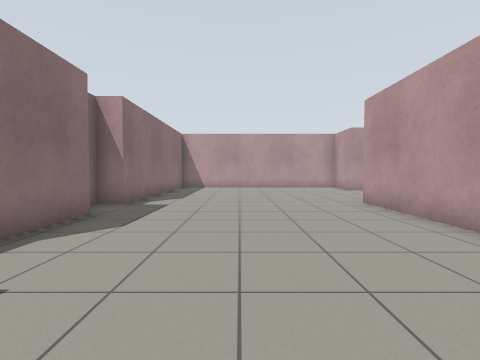
[1] (above)

18 first-person views from a walk through a robot-simulator world made for Gazebo. The camera is 0.94 m above the floor, tilts 2° down and sees 85° across. The floor is counted in squares, 1 m on a side. Each view is taken from the middle of a square. On the plan, view 1 faces up. The plan holds only what a view shows up to about 11 squares ahead; the rest is blank. The place goes on beyond the plan.

[2]
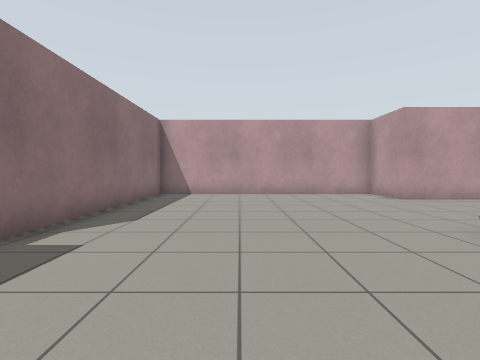

[3]
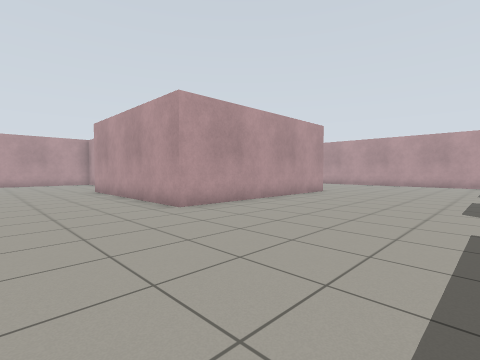

[4]
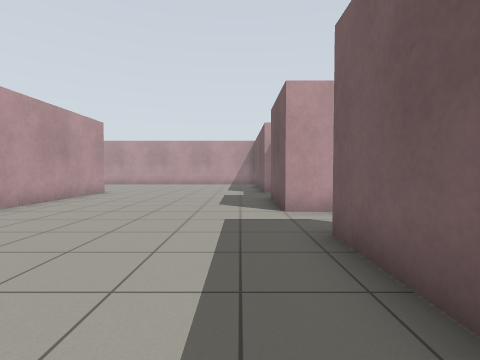

[5]
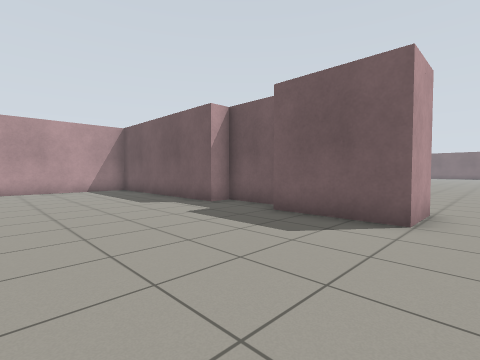

[6]
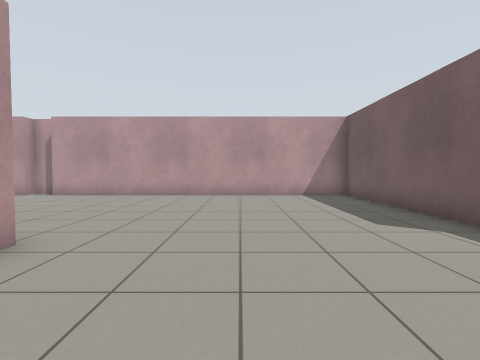

[7]
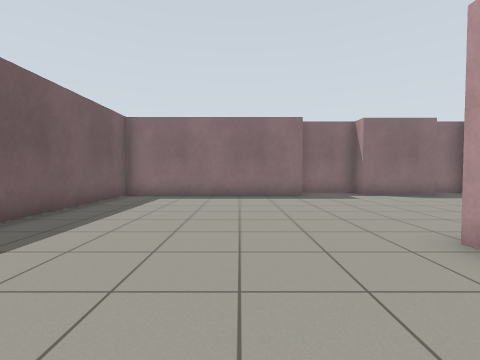

[8]
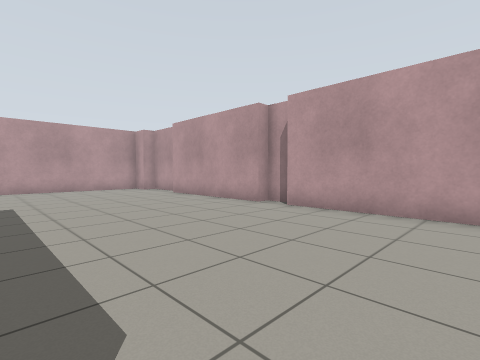

[9]
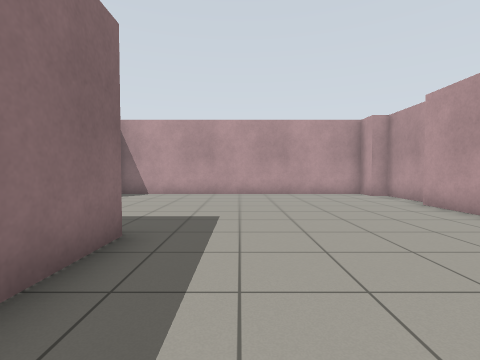

[10]
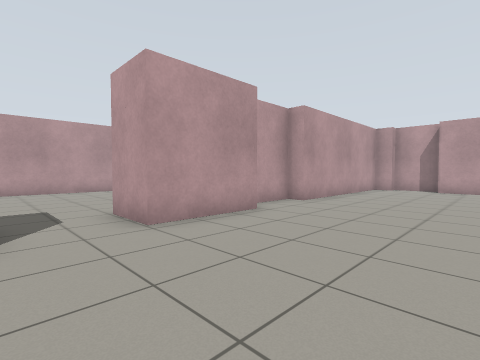

[11]
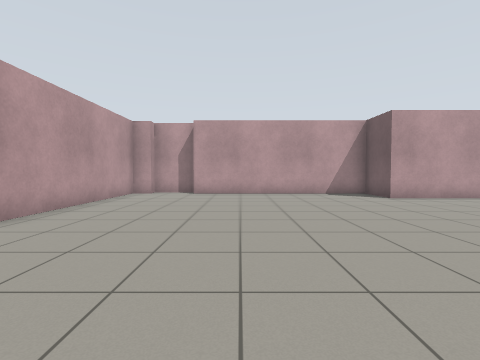

[12]
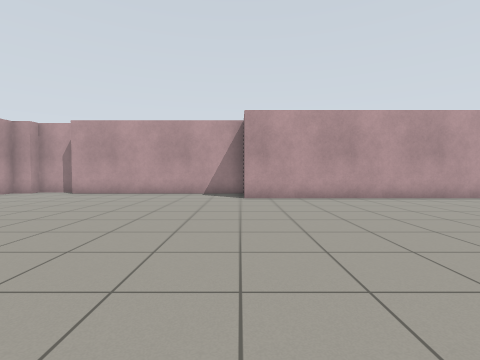

[13]
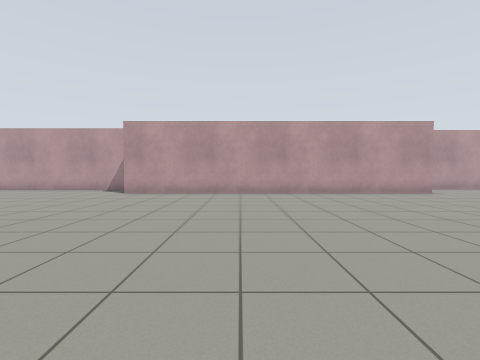

[14]
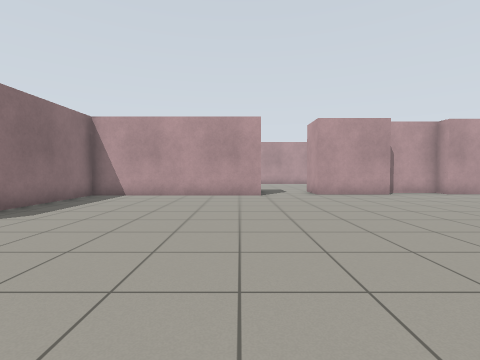

[15]
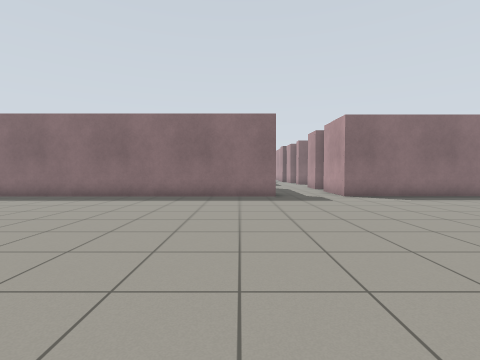

[16]
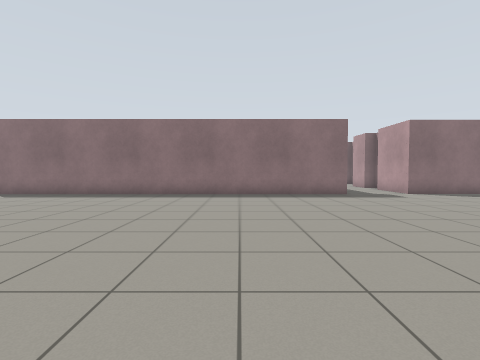

[17]
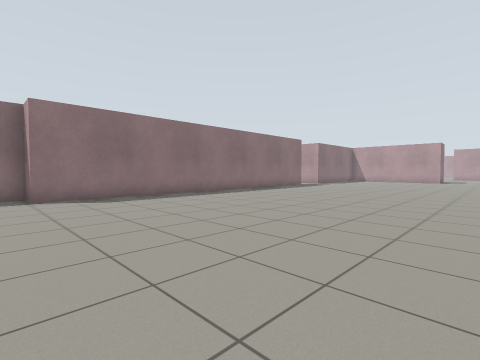

[18]
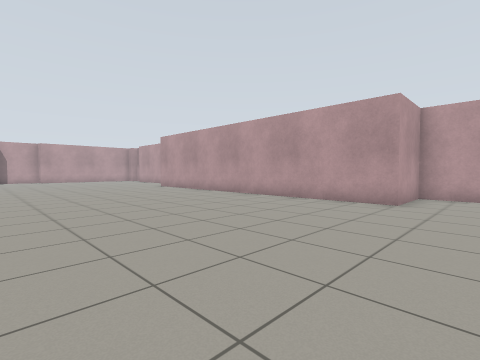

### Floor plan
Points are (right, up) in squares from view 1. A wall is a line through its corners. A room is listed if a view was taken in it or the views show most of it. See-through windows are left out.
Room 1 (views 1, 2, 3, 4, 5, 6, 7, 8, 9)
walls: (-3.2, 5.8) (-3.2, 2.8) (-4, 2.8) (-4, 0.6); (-3.2, 0.5) (-3.2, -6.4) (3.9, -6.4); (11.4, 0.8) (3.7, 0.8) (3.7, 7.8); (11.3, 7.8) (11.3, 5.8); (7.9, 12.5) (5.3, 12.5) (5.3, 14.6) (-3.2, 14.6) (-3.2, 7.3) (-4, 7.3) (-4, 6.1); (6.1, -6.1) (9, -6.1); (9.4, -6.8) (11.4, -6.8); (11.3, -7.6) (11.3, -6.1) (18.1, -6.1) (18.1, 5.2); (18.4, 5.5) (18.4, 6.2) (18.1, 6.2) (18.1, 11.2); (18.4, 11.8) (18.4, 13.8); (18.6, 13.7) (18.1, 13.7) (18.1, 14.6) (8.1, 14.6)
ways out: opening at (5, -7) to room 2
Room 2 (views 10, 11, 12, 13, 14, 15, 16, 17, 18)
walls: (-2.5, -16.6) (-2.5, -30.9) (-3.5, -30.9) (-3.5, -31.6); (3.9, -8) (-2.8, -8); (9, -7.6) (6.1, -7.6) (6.1, -6.1); (11.4, -7) (9.8, -7); (-2.5, -8) (-2.5, -14.1) (-4, -14.1); (18.1, -8.4) (18.1, -7.6) (11.3, -7.6); (18.4, -31.6) (18.4, -30.1) (16, -30.1) (16, -17.2) (17.8, -17.2) (17.8, -10)
ways out: opening at (5, -7) to room 1

Positions as (right, up) in squares from view 1, and headings:
1: (0, 0), facing up
2: (0, 4), facing up
3: (0, -5), facing up-right
4: (0, -5), facing right
5: (5, -1), facing down-right
6: (8, -2), facing right
7: (7, -2), facing left
8: (12, 1), facing up-right
9: (13, 4), facing up
10: (4, -12), facing up-right
11: (7, -12), facing right
12: (7, -17), facing right
13: (5, -22), facing right
14: (3, -18), facing up
15: (7, -18), facing left
16: (8, -21), facing left
17: (7, -32), facing up-left
18: (8, -32), facing up-right
